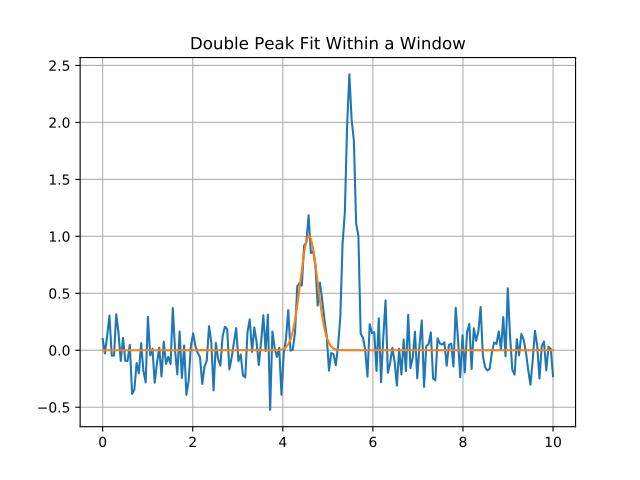

Write the Python code that produced this figure.
import numpy as np
import matplotlib.pyplot as plt

from astropy.modeling import models
from astropy import units as u

from specutils.spectra import Spectrum1D
from specutils.fitting import fit_lines

# Create a simple spectrum with a Gaussian.
np.random.seed(42)

g1 = models.Gaussian1D(1, 4.6, 0.2)
g2 = models.Gaussian1D(2.5, 5.5, 0.1)
x = np.linspace(0, 10, 200)
y = g1(x) + g2(x) + np.random.normal(0., 0.2, x.shape)

# Create the spectrum to fit
spectrum = Spectrum1D(flux=y*u.Jy, spectral_axis=x*u.um)

# Fit the spectrum
g2_init = models.Gaussian1D(amplitude=1.*u.Jy, mean=4.7*u.um, stddev=0.2*u.um)
g2_fit = fit_lines(spectrum, g2_init, window=(4.3*u.um, 5.3*u.um))
y_fit = g2_fit(x*u.um)

plt.plot(x, y)
plt.plot(x, y_fit)
plt.title('Double Peak Fit Within a Window')
plt.grid('on')
